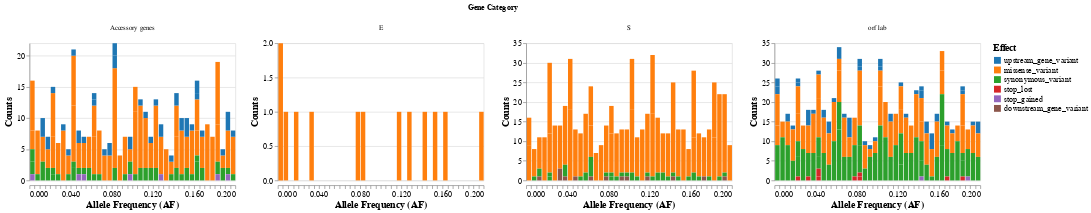

The notebook cell this image was saved under:
### Markdown cell above
### Plots

### Code cell
#  make altair plot AF freq 

alt_data = pd.DataFrame()
for gene, gene_data in gene_categories.items():
    effects = gene_data['EFFECT'].unique()
    for effect in effects:
        effect_data = gene_data[gene_data['EFFECT'] == effect]['AF']
        hist, edges = np.histogram(effect_data, bins=bin_edges)
        df = pd.DataFrame({
            'Counts': hist,
            'Allele Frequency': edges[:-1],
            'Gene': gene,
            'Effect': effect
        })
        alt_data = pd.concat([alt_data, df], ignore_index=True)

# set color scheme
color_scheme = alt.Scale(domain=list(alt_data['Effect'].unique()), scheme='category10')

# make plot
plot = alt.Chart(alt_data).mark_bar().encode(
    alt.X('Allele Frequency:Q', bin=alt.Bin(maxbins=n_bins), title='Allele Frequency (AF)'),
    alt.Y('Counts:Q', title='Counts'),
    alt.Color('Effect:N', scale=color_scheme, legend=alt.Legend(title="Effect"))
).properties(
    width=300,
    height=200
).facet(
    column=alt.Column('Gene:N', title='Gene Category')
).resolve_scale(
    y='independent'
).configure_title(
    fontSize=20,
    font='Arial',
    anchor='start',
    color='black'
).configure_axis(
    labelFontSize=12,
    titleFontSize=14
).configure_legend(
    titleFontSize=14,
    labelFontSize=12
)


plot.display()

### Figure 1 — Vega-Lite specification as saved in the notebook (floating-point values rounded to 4 significant figures; data arrays with more than 128 entries replaced by an {"elided": "..."} marker saying what was removed)
{"$schema": "https://vega.github.io/schema/vega-lite/v5.17.0.json", "config": {"axis": {"labelFontSize": 12, "titleFontSize": 14}, "legend": {"labelFontSize": 12, "titleFontSize": 14}, "title": {"anchor": "start", "color": "black", "font": "Arial", "fontSize": 20}, "view": {"continuousHeight": 300, "continuousWidth": 300}}, "data": {"name": "data-5477a4d6407c3a7199e4672a0fa986ff"}, "datasets": {"data-5477a4d6407c3a7199e4672a0fa986ff": {"elided": "650 records"}}, "facet": {"column": {"field": "Gene", "title": "Gene Category", "type": "nominal"}}, "resolve": {"scale": {"y": "independent"}}, "spec": {"encoding": {"color": {"field": "Effect", "legend": {"title": "Effect"}, "scale": {"domain": ["upstream_gene_variant", "missense_variant", "synonymous_variant", "stop_lost", "stop_gained", "downstream_gene_variant"], "scheme": "category10"}, "type": "nominal"}, "x": {"bin": {"maxbins": 50}, "field": "Allele Frequency", "title": "Allele Frequency (AF)", "type": "quantitative"}, "y": {"field": "Counts", "title": "Counts", "type": "quantitative"}}, "height": 200, "mark": {"type": "bar"}, "width": 300}}
